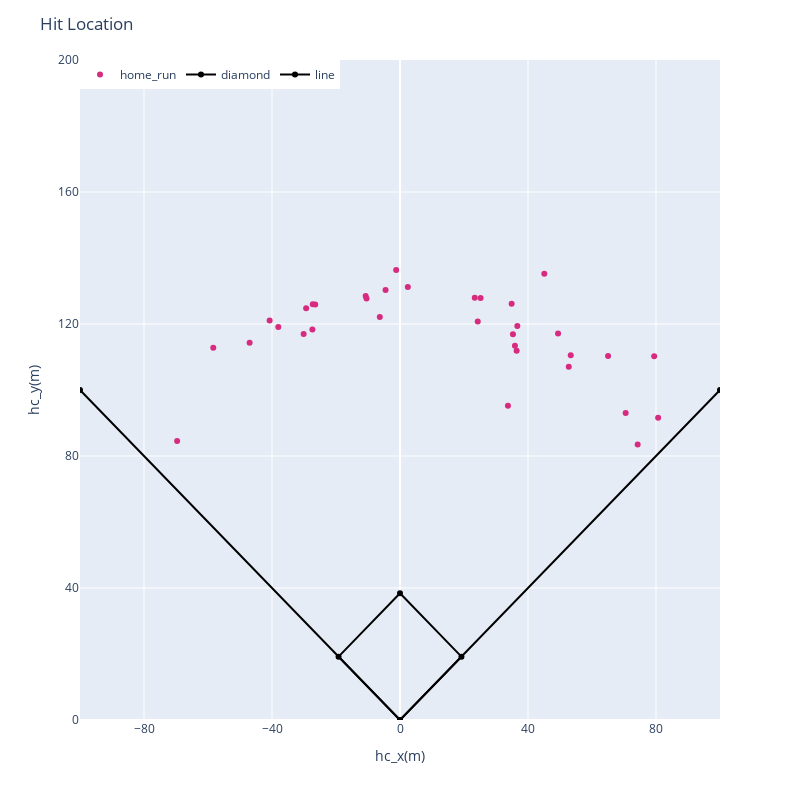

The cell this chart's notebook holds for it:
### Code cell
# ホームランのみに着目してみる

_fig = hit_location(df[df['events'] == 'home_run'])
_fig.show()

### Figure 1 — Plotly figure (JSON) as saved in the notebook; plotly's stock layout.template omitted (floating-point values rounded to 4 significant figures; data arrays with more than 128 entries replaced by an {"elided": "..."} marker saying what was removed)
{"data": [{"customdata": {"elided": "34x10 mixed values"}, "hovertemplate": "<b>%{hovertext}</b><br><br>events=home_run<br>hc_x_0_m=%{x}<br>hc_y_0_m=%{y}<br>game_date=%{customdata[0]}<br>batter_name=%{customdata[1]}<br>pitcher_name=%{customdata[2]}<br>effective_speed_kh=%{customdata[3]}<br>pitch_name=%{customdata[4]}<br>hit_distance_sc_m=%{customdata[5]}<br>launch_speed_kh=%{customdata[6]}<br>launch_angle=%{customdata[7]}<br>des=%{customdata[8]}<br>description=%{customdata[9]}<extra></extra>", "hovertext": ["home_run", "home_run", "home_run", "home_run", "home_run", "home_run", "home_run", "home_run", "home_run", "home_run", "home_run", "home_run", "home_run", "home_run", "home_run", "home_run", "home_run", "home_run", "home_run", "home_run", "home_run", "home_run", "home_run", "home_run", "home_run", "home_run", "home_run", "home_run", "home_run", "home_run", "home_run", "home_run", "home_run", "home_run"], "legendgroup": "home_run", "marker": {"color": "rgb(214, 43, 126)", "symbol": "circle"}, "mode": "markers", "name": "home_run", "orientation": "v", "showlegend": true, "type": "scatter", "x": [52.74, 36.45, -26.49, -58.35, -38.03, -29.33, 34.89, -1.2, -4.51, 49.39, -30.11, 35.92, 79.43, 23.36, 45.1, -27.26, 80.67, -10.46, 24.3, 33.73, -40.74, 2.45, 35.3, -69.64, 36.67, -27.38, 70.52, -46.99, 53.36, 25.18, -10.73, 74.27, -6.31, 65.02], "xaxis": "x", "y": [107.1, 111.9, 125.9, 112.8, 119.1, 124.8, 126.1, 136.4, 130.3, 117.1, 117.0, 113.4, 110.2, 128.0, 135.2, 126.0, 91.57, 127.7, 120.8, 95.23, 121.0, 131.2, 116.9, 84.51, 119.4, 118.3, 93.01, 114.3, 110.5, 127.9, 128.4, 83.45, 122.1, 110.3], "yaxis": "y"}, {"line": {"color": "black"}, "name": "diamond", "type": "scatter", "x": [0, -19.2, 0, 19.2, 0], "y": [0, 19.2, 38.4, 19.2, 0]}, {"line": {"color": "black"}, "name": "line", "type": "scatter", "x": [-100, 0, 100], "y": [100, 0, 100]}], "layout": {"autosize": false, "height": 800, "legend": {"orientation": "h", "title": {}, "tracegroupgap": 0, "x": 0, "xanchor": "left", "y": 1, "yanchor": "top"}, "margin": {"t": 60}, "title": {"text": "Hit Location"}, "width": 800, "xaxis": {"anchor": "y", "domain": [0, 1], "dtick": 40, "range": [-100, 100], "title": {"text": "hc_x(m)"}}, "yaxis": {"anchor": "x", "domain": [0, 1], "dtick": 40, "range": [0, 200], "title": {"text": "hc_y(m)"}}}}
